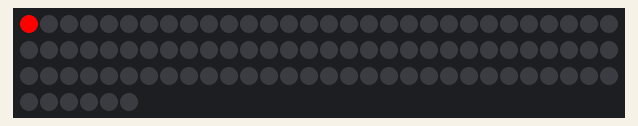
The sketch below on a simulated SparkFun Pro Micro, built with avr-gcc and run on an emulated ATmega32U4. Shown: 96 RGB LEDs in strip order, left to right, continuing on the next row.

Above: at 0.01 s.
At 5.19 s:
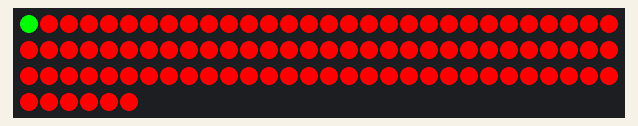
At 10.37 s:
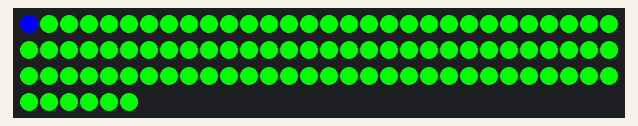
At 15.55 s:
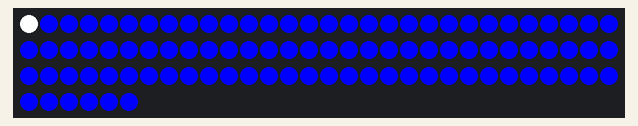
At 20.7 s:
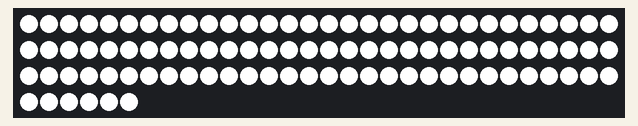
At 39.89 s:
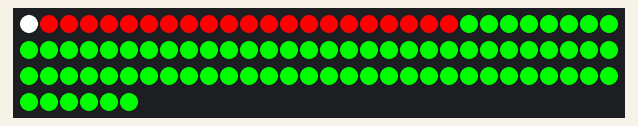

The sketch:

VitrineLeds.ino
```cpp
/*
   Tampere Hacklab vitrine led lights
   96 Neopixels, 32 per cabinet, 3 cabinets
   install neopixel library from https://github.com/adafruit/Adafruit_NeoPixel
   and pro micro 5v/16mhz from https://learn.sparkfun.com/tutorials/pro-micro--fio-v3-hookup-guide

*/

#include <Adafruit_NeoPixel.h>
#ifdef __AVR__
#include <avr/power.h>
#endif

#define PIN 6 //Neopixel strip data is connected to pin 6
#define LEDS 96

Adafruit_NeoPixel strip = Adafruit_NeoPixel(LEDS, PIN, NEO_GRB + NEO_KHZ800); //Initialize neopixel library

void setup() {
  // put your setup code here, to run once:
  strip.begin();
  strip.show(); // Initialize all pixels to 'off'
}

void loop() {
  // put your main code here, to run repeatedly:
  colorWipeLeft(strip.Color(255, 0, 0), 50); // Red
  colorWipeLeft(strip.Color(0, 255, 0), 50); // Green
  colorWipeLeft(strip.Color(0, 0, 255), 50); // Blue
  colorWipeLeft(strip.Color(255, 255, 255), 50); // White
  delay(10000);
  colorWipeRight(strip.Color(255, 0, 0), 50); // Red
  colorWipeRight(strip.Color(0, 255, 0), 50); // Green
  colorWipeRight(strip.Color(0, 0, 255), 50); // Blue
  colorWipeRight(strip.Color(255, 255, 255), 50); // White
  delay(10000);
  sideFillRight(strip.Color(255, 0, 0), 50); // Red
  sideFillRight(strip.Color(0, 255, 0), 50); // Green
  sideFillRight(strip.Color(0, 0, 255), 50); // Blue
  sideFillRight(strip.Color(255, 255, 255), 50); // White
  delay(10000);

}

// Fill the dots one after the other with a color
void colorWipeLeft(uint32_t c, uint8_t wait) {
  for (uint16_t i = 0; i < strip.numPixels(); i++) {
    strip.setPixelColor(i, c);
    strip.show();
    delay(wait);
  }
}

// Fill the dots one after the other with a color
void colorWipeRight(uint32_t c, uint8_t wait) {
  for (uint16_t i = strip.numPixels(); i > 0; i--) {
    strip.setPixelColor(i, c);
    strip.show();
    delay(wait);
  }
}

void sideFillRight(uint32_t c, uint8_t wait) {
  for (uint16_t i = 0; i < (strip.numPixels() / 2); i++) { // fill strip from sides to middle
    strip.setPixelColor(i, c);
    strip.setPixelColor(strip.numPixels() - i, c);
    strip.show();
    delay(wait);
  }
}
```
